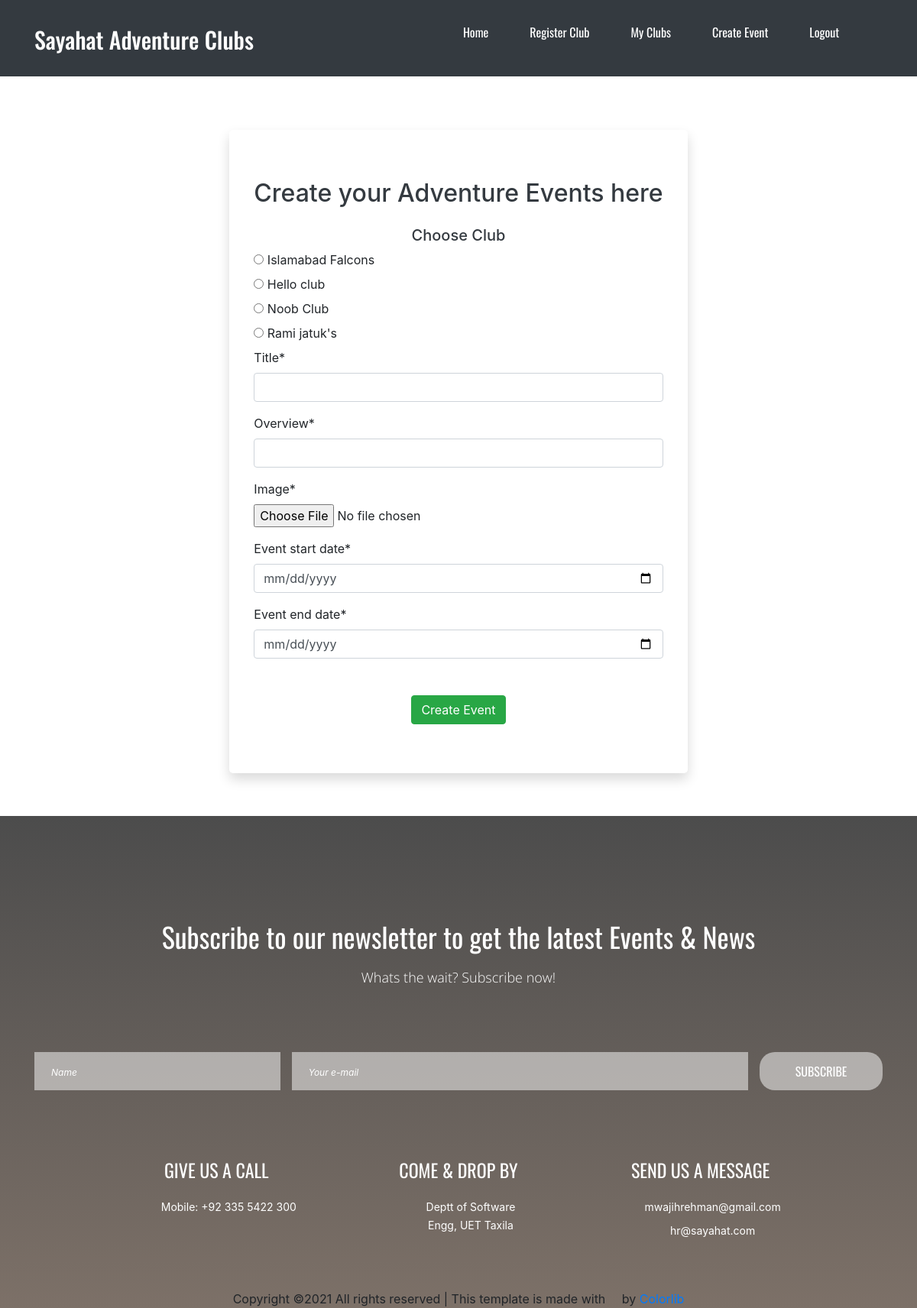
/createEvent/ (signed in), run on the app's committed database.
### AdventureClub/models.py (models this page shows)
class AdventureClub(models.Model):
    owner = models.ForeignKey(User, on_delete=models.CASCADE, default="")
    club_name = models.CharField(max_length=50)
    contact = models.CharField(max_length=11, default='')
    email = models.EmailField(null=True)
    featured = models.BooleanField(default=False)
    club_image = models.ImageField(upload_to='AdventureClub/Club_Images', null=True)
    club_address = models.CharField(max_length=80)
    city = models.CharField(null=False, blank=False, default="", max_length=25)
    def __str__(self):
        return self.club_name

### AdventureClub/views.py (the view, shortened to what this page needs)
# urls.py: path('createEvent/',views.createEvent,name="createEvent"),
def createEvent(request):
    clubs = models.AdventureClub.objects.filter(owner=request.user)
    form = adventureEventform()
    return render(request, 'AdventureClubs/adventureevent_form.html', context={'form': form, 'clubs': clubs, })

### AdventureClub/forms.py
class adventureEventform(forms.ModelForm):
    class Meta:
        model = AdventureEvent
        exclude = ('event_by','featured',)
        fields = '__all__'
        widgets = {
            'event_start_date': DateInput(),
            'event_end_date': DateInput(),
        }

### AdventureClub/templates/AdventureClubs/adventureevent_form.html (shortened to what this page needs)
{% extends 'AdventureClubs/base.html' %} {% load crispy_forms_tags %}
{% block body_block %}
<div
  class="container-fluid d-flex justify-content-center"
  style="padding-top: 170px"
>
  <form
    name="image"
    method="POST"
    enctype="multipart/form-data"
    class="jumbotron bg-white shadow"
  >
    <h2 class="text-dark">Create your Adventure Events here</h2>
    <h5 class="text-dark text-center mt-4">Choose Club</h5>
    {%for c in clubs%}
    <input type="radio" name="club" value="{{c}}" />
    <label for="{{c}}">{{c}}</label><br />
    {%endfor%} {{form|crispy}}
    <div class="text-center mt-5">
      <input class="btn btn-success" type="submit" value="Create Event" />
    </div>
  </form>
  <br />
</div>
{% endblock %}

### AdventureClub/static/styles/main_styles.css (style rules this page uses)
* { margin: 0; padding: 0; -webkit-font-smoothing: antialiased; -webkit-text-shadow: rgba(0,0,0,.01) 0 0 1px; text-shadow: rgba(0,0,0,.01) 0 0 1px; }
body { font-family: 'Open Sans', sans-serif; font-size: 14px; font-weight: 400; background: #FFFFFF; color: #a5a5a5; }
div { display: block; position: relative; -webkit-box-sizing: border-box; -moz-box-sizing: border-box; box-sizing: border-box; }
h2 { font-size: 48px; }
h5 { font-size: 18px; }
h1, h2, h3, h4, h5, h6 { font-family: 'Oswald', sans-serif; font-weight: 400; -webkit-font-smoothing: antialiased; -webkit-text-shadow: rgba(0,0,0,.01) 0 0 1px; text-shadow: rgba(0,0,0,.01) 0 0 1px; }
.form-control { color: #db5246; }

### data on the page
AdventureClub: club_name "Islamabad Falcons"
AdventureClub: club_name "Hello club"
AdventureClub: club_name "Noob Club"
AdventureClub: club_name "Rami jatuk's"
